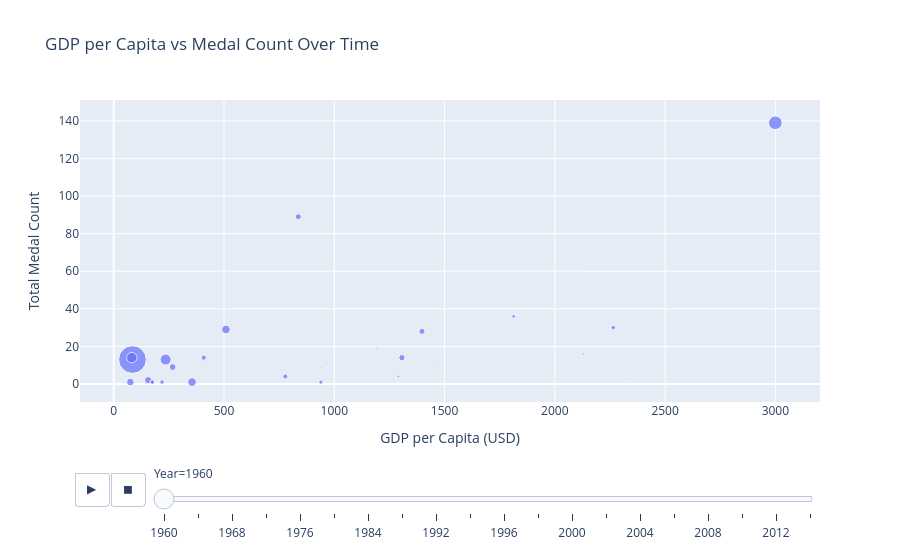

Write notebook code for a chart like this one.
### Code cell
medals_df = olympics[olympics["medal"].notna()].copy()

country_medals = (
    medals_df
    .groupby(["year", "country", "gdp_per_capita", "population"])
    .size()
    .reset_index(name="medal_count")
)

fig = px.scatter(
    country_medals,
    x="gdp_per_capita",
    y="medal_count",
    animation_frame="year",   # key change
    hover_name="country",
    size="population",
    title="GDP per Capita vs Medal Count Over Time",
    labels={
        "gdp_per_capita": "GDP per Capita (USD)",
        "medal_count": "Total Medal Count",
        "year": "Year"
    }
)

fig.show()

### Figure 1 — Plotly figure (JSON) as saved in the notebook; plotly's stock layout.template omitted (floating-point values rounded to 4 significant figures)
{"data": [{"hovertemplate": "<b>%{hovertext}</b><br><br>Year=1960<br>GDP per Capita (USD)=%{x}<br>Total Medal Count=%{y}<br>population=%{marker.size}<extra></extra>", "hovertext": ["Argentina", "Australia", "Austria", "Belgium", "Brazil", "Canada", "Egypt", "Ethiopia", "Finland", "France", "Ghana", "India", "Iraq", "Italy", "Japan", "Mexico", "Morocco", "New Zealand", "Norway", "Pakistan", "Spain", "Sweden", "Turkey", "United Kingdom", "United States", "Venezuela"], "legendgroup": "", "marker": {"color": "#636efa", "size": [43420000.0, 23780000.0, 8611000.0, 11290000.0, 207800000.0, 35850000.0, 91510000.0, 99390000.0, 5482000.0, 66810000.0, 27410000.0, 1311000000.0, 36420000.0, 60800000.0, 127000000.0, 127000000.0, 34380000.0, 4596000.0, 5196000.0, 188900000.0, 46420000.0, 9799000.0, 78670000.0, 65140000.0, 321400000.0, 31110000.0], "sizemode": "area", "sizeref": 3428050, "symbol": "circle"}, "mode": "markers", "name": "", "orientation": "v", "showlegend": false, "type": "scatter", "x": [778.3, 1813.0, 939.9, 1290.0, 235.3, 2265.0, 156.4, 75.34, 1192.0, 1307.0, 174.9, 84.93, 218.9, 836.9, 508.7, 355.1, 174.8, 2334.0, 1451.0, 82.02, 408.0, 2128.0, 267.1, 1398.0, 3000.0, 939.2], "xaxis": "x", "y": [4, 36, 9, 4, 13, 30, 2, 1, 19, 14, 1, 13, 1, 89, 29, 1, 1, 3, 11, 14, 14, 16, 9, 28, 139, 1], "yaxis": "y"}], "layout": {"legend": {"itemsizing": "constant", "tracegroupgap": 0}, "sliders": [{"active": 0, "currentvalue": {"prefix": "Year="}, "len": 0.9, "pad": {"b": 10, "t": 60}, "steps": [{"args": [["1960"], {"frame": {"duration": 0, "redraw": false}, "fromcurrent": true, "mode": "immediate", "transition": {"duration": 0, "easing": "linear"}}], "label": "1960", "method": "animate"}, {"args": [["1964"], {"frame": {"duration": 0, "redraw": false}, "fromcurrent": true, "mode": "immediate", "transition": {"duration": 0, "easing": "linear"}}], "label": "1964", "method": "animate"}, {"args": [["1968"], {"frame": {"duration": 0, "redraw": false}, "fromcurrent": true, "mode": "immediate", "transition": {"duration": 0, "easing": "linear"}}], "label": "1968", "method": "animate"}, {"args": [["1972"], {"frame": {"duration": 0, "redraw": false}, "fromcurrent": true, "mode": "immediate", "transition": {"duration": 0, "easing": "linear"}}], "label": "1972", "method": "animate"}, {"args": [["1976"], {"frame": {"duration": 0, "redraw": false}, "fromcurrent": true, "mode": "immediate", "transition": {"duration": 0, "easing": "linear"}}], "label": "1976", "method": "animate"}, {"args": [["1980"], {"frame": {"duration": 0, "redraw": false}, "fromcurrent": true, "mode": "immediate", "transition": {"duration": 0, "easing": "linear"}}], "label": "1980", "method": "animate"}, {"args": [["1984"], {"frame": {"duration": 0, "redraw": false}, "fromcurrent": true, "mode": "immediate", "transition": {"duration": 0, "easing": "linear"}}], "label": "1984", "method": "animate"}, {"args": [["1988"], {"frame": {"duration": 0, "redraw": false}, "fromcurrent": true, "mode": "immediate", "transition": {"duration": 0, "easing": "linear"}}], "label": "1988", "method": "animate"}, {"args": [["1992"], {"frame": {"duration": 0, "redraw": false}, "fromcurrent": true, "mode": "immediate", "transition": {"duration": 0, "easing": "linear"}}], "label": "1992", "method": "animate"}, {"args": [["1994"], {"frame": {"duration": 0, "redraw": false}, "fromcurrent": true, "mode": "immediate", "transition": {"duration": 0, "easing": "linear"}}], "label": "1994", "method": "animate"}, {"args": [["1996"], {"frame": {"duration": 0, "redraw": false}, "fromcurrent": true, "mode": "immediate", "transition": {"duration": 0, "easing": "linear"}}], "label": "1996", "method": "animate"}, {"args": [["1998"], {"frame": {"duration": 0, "redraw": false}, "fromcurrent": true, "mode": "immediate", "transition": {"duration": 0, "easing": "linear"}}], "label": "1998", "method": "animate"}, {"args": [["2000"], {"frame": {"duration": 0, "redraw": false}, "fromcurrent": true, "mode": "immediate", "transition": {"duration": 0, "easing": "linear"}}], "label": "2000", "method": "animate"}, {"args": [["2002"], {"frame": {"duration": 0, "redraw": false}, "fromcurrent": true, "mode": "immediate", "transition": {"duration": 0, "easing": "linear"}}], "label": "2002", "method": "animate"}, {"args": [["2004"], {"frame": {"duration": 0, "redraw": false}, "fromcurrent": true, "mode": "immediate", "transition": {"duration": 0, "easing": "linear"}}], "label": "2004", "method": "animate"}, {"args": [["2006"], {"frame": {"duration": 0, "redraw": false}, "fromcurrent": true, "mode": "immediate", "transition": {"duration": 0, "easing": "linear"}}], "label": "2006", "method": "animate"}, {"args": [["2008"], {"frame": {"duration": 0, "redraw": false}, "fromcurrent": true, "mode": "immediate", "transition": {"duration": 0, "easing": "linear"}}], "label": "2008", "method": "animate"}, {"args": [["2010"], {"frame": {"duration": 0, "redraw": false}, "fromcurrent": true, "mode": "immediate", "transition": {"duration": 0, "easing": "linear"}}], "label": "2010", "method": "animate"}, {"args": [["2012"], {"frame": {"duration": 0, "redraw": false}, "fromcurrent": true, "mode": "immediate", "transition": {"duration": 0, "easing": "linear"}}], "label": "2012", "method": "animate"}, {"args": [["2014"], {"frame": {"duration": 0, "redraw": false}, "fromcurrent": true, "mode": "immediate", "transition": {"duration": 0, "easing": "linear"}}], "label": "2014", "method": "animate"}], "x": 0.1, "xanchor": "left", "y": 0, "yanchor": "top"}], "title": {"text": "GDP per Capita vs Medal Count Over Time"}, "updatemenus": [{"buttons": [{"args": [null, {"frame": {"duration": 500, "redraw": false}, "fromcurrent": true, "mode": "immediate", "transition": {"duration": 500, "easing": "linear"}}], "label": "&#9654;", "method": "animate"}, {"args": [[null], {"frame": {"duration": 0, "redraw": false}, "fromcurrent": true, "mode": "immediate", "transition": {"duration": 0, "easing": "linear"}}], "label": "&#9724;", "method": "animate"}], "direction": "left", "pad": {"r": 10, "t": 70}, "showactive": false, "type": "buttons", "x": 0.1, "xanchor": "right", "y": 0, "yanchor": "top"}], "xaxis": {"anchor": "y", "domain": [0, 1], "title": {"text": "GDP per Capita (USD)"}}, "yaxis": {"anchor": "x", "domain": [0, 1], "title": {"text": "Total Medal Count"}}}}
